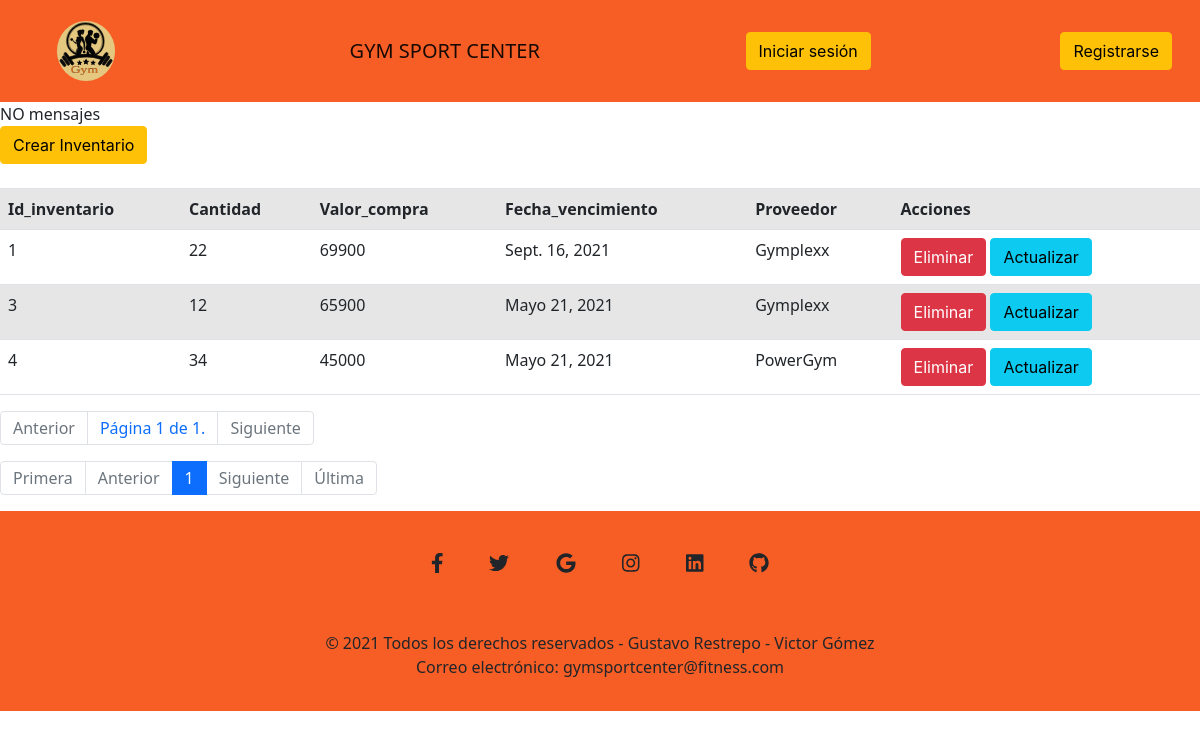
The app's page /inventario/ with its own data.
### gimnasio/models.py (models this page shows, shortened)
class Inventario(models.Model):
    id_inventario = models.AutoField(primary_key=True)
    cantidad = models.SmallIntegerField(null=False, blank=False, unique=False)
    valor_compra = models.IntegerField(null=False, blank=False)
    fecha_vencimiento = models.DateField(auto_now_add=True)
    proveedor = models.ForeignKey(Proveedor, on_delete = models.DO_NOTHING)

class Proveedor(models.Model):
    id_proveedor = models.AutoField(primary_key=True)
    nombre = models.CharField(max_length=254)
    direccion = models.CharField(max_length=254)
    telefono = models.CharField(max_length=15)
    correo = models.EmailField(max_length=200)
    def __str__(self):
        return str(self.nombre)

### gimnasio/views.py (the view)
# urls.py: path('inventario/', views.inventario, name='inventario'),
def inventario(request):
    q = Inventario.objects.all()
    paginator = Paginator(q, 3) # Mostrar 3 compaías por página
    page_number = request.GET.get('page')
    page_obj = paginator.get_page(page_number)
    contexto = { "datos": page_obj }
    return render(request, 'gimnasio/inventario.html', contexto)

### gimnasio/templates/gimnasio/inventario.html (shortened to what this page needs)
{% extends 'gimnasio/base.html' %}
{% load static %}
{% block contenedor %}
<link href="https://cdn.jsdelivr.net/npm/bootstrap@5.0.0-beta3/dist/css/bootstrap.min.css" rel="stylesheet">
    {% if messages %}
        {% for registro in messages %}
            {{ registro }}
        {% endfor %}
    {% else %}
        NO mensajes
    {% endif %}
    <a href="{% url 'gimnasio:inventario-formulario' %}" class="btn btn-warning font-">Crear Inventario</a>
    <br><br>
    {% if datos %}
    <table class="table table-striped table-hover">
        <tr>
            <th>Id_inventario</th>
            <th>Cantidad</th>
            <th>Valor_compra</th>
            <th>Fecha_vencimiento</th>
            <th>Proveedor</th>
            <th>Acciones</th>
        </tr>
        {% for registro in datos %}
        <tr>
            <td>{{ registro.id_inventario }}</td>
            <td>{{ registro.cantidad }}</td>
            <td>{{ registro.valor_compra }}</td>
            <td>{{ registro.fecha_vencimiento }}</td>
            <td>{{ registro.proveedor }}</td>
            <td>
<a onclick="eliminarInventario('{% url 'gimnasio:eliminar-inventario' registro.id_inventario %}')" href="#" class="btn btn-danger">Eliminar</a>
<a href="{% url 'gimnasio:actualizar-inventario' registro.id_inventario %}" class="btn btn-info">Actualizar</a>
            </td>
        </tr>
        {% endfor %}
    </table>
    {% else %}
    No hay datos aún.
    {% endif %}
    <ul class="pagination">
        <li class="page-item {% if not datos.has_previous %}disabled{% endif %}"><a class="page-link" href="{% if datos.has_previous %}?page={{ datos.previous_page_number }}{% endif %}">Anterior</a></li>
        <li class="page-item"><a class="page-link">Página {{ datos.number }} de {{ datos.paginator.num_pages }}.</a></li>
        <li class="page-item {% if not datos.has_next %}disabled{% endif %}"><a class="page-link" href="{% if datos.has_next %}?page={{ datos.next_page_number }}{% endif %}">Siguiente</a></li>
    </ul>
    <ul class="pagination">
        <li class="page-item {% if not datos.has_previous %}disabled{% endif %}"><a class="page-link" href="{% if datos.has_previous %}?page=1 {% endif %}">Primera</a></li>
        <li class="page-item {% if not datos.has_previous %}disabled{% endif %}"><a class="page-link" href="{% if datos.has_previous %}?page={{ datos.previous_page_number }} {% endif %}">Anterior</a></li>
        {% for i in datos.paginator.page_range %}
            {% if datos.number == i %}
            <li class="page-item active"><a class="page-link" >{{ i }}</a></li>
            {% else %}
            <li class="page-item"><a class="page-link" href="?page={{ i }}">{{ i }}</a></li>
            {% endif %}
        {% endfor %}
        <li class="page-item {% if not datos.has_next %}disabled{% endif %}"><a class="page-link" href="{% if datos.has_next %}?page={{ datos.next_page_number }} {% endif %}">Siguiente</a></li>
        <li class="page-item {% if not datos.has_next %}disabled{% endif %}"><a class="page-link" href="{% if datos.has_next %}?page={{ datos.paginator.num_pages }} {% endif %}">Última</a></li>
    </ul>
{% endblock %}

### records on screen
Inventario: id_inventario "1", cantidad "22", valor_compra "69900", fecha_vencimiento "Sept. 16, 2021", proveedor "Gymplexx"
Inventario: id_inventario "3", cantidad "12", valor_compra "65900", fecha_vencimiento "Mayo 21, 2021", proveedor "Gymplexx"
Inventario: id_inventario "4", cantidad "34", valor_compra "45000", fecha_vencimiento "Mayo 21, 2021", proveedor "PowerGym"

### other values on screen
{{ datos.number }} "1"
{{ datos.paginator.num_pages }} "1"
{{ i }} "1"
